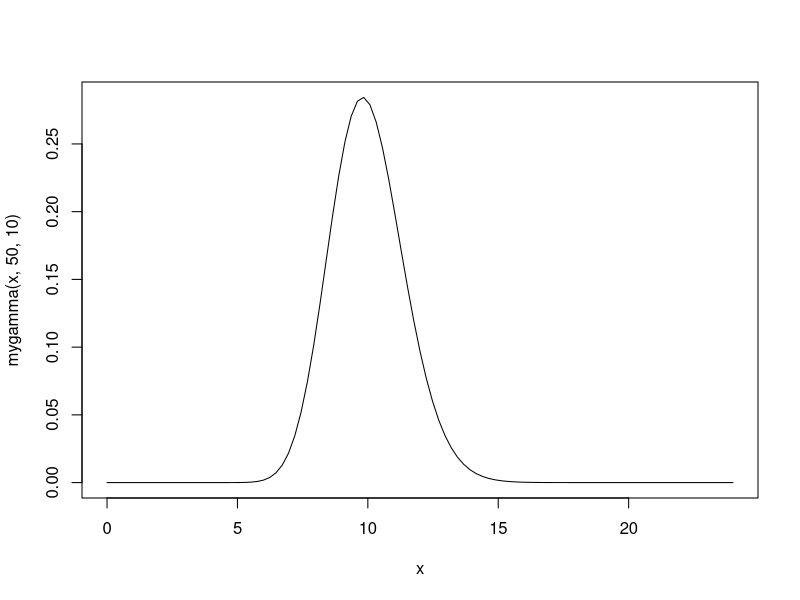

This chart was generated by the following R code:
## ---- chunk 1
knitr::opts_chunk$set(echo = FALSE)
## ---- chunk 2
mygamma <- function(x, a, u){
  (a/u)^a/gamma(a)*x^(a-1)*exp(-a*x/u)
}

curve(mygamma(x, 50, 10), xlim = c(0, 24))

